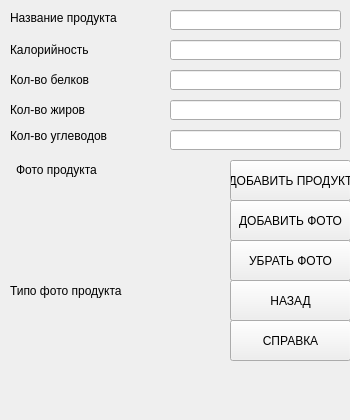
<?xml version="1.0" encoding="UTF-8"?>
<ui version="4.0">
 <class>Form</class>
 <widget class="QWidget" name="Form">
  <property name="geometry">
   <rect>
    <x>0</x>
    <y>0</y>
    <width>350</width>
    <height>420</height>
   </rect>
  </property>
  <property name="windowTitle">
   <string>Form</string>
  </property>
  <widget class="QPushButton" name="back">
   <property name="geometry">
    <rect>
     <x>230</x>
     <y>280</y>
     <width>121</width>
     <height>41</height>
    </rect>
   </property>
   <property name="text">
    <string>НАЗАД</string>
   </property>
  </widget>
  <widget class="QPushButton" name="ok">
   <property name="geometry">
    <rect>
     <x>230</x>
     <y>160</y>
     <width>121</width>
     <height>41</height>
    </rect>
   </property>
   <property name="text">
    <string>ДОБАВИТЬ ПРОДУКТ</string>
   </property>
  </widget>
  <widget class="QLineEdit" name="caloric_label">
   <property name="geometry">
    <rect>
     <x>170</x>
     <y>40</y>
     <width>171</width>
     <height>20</height>
    </rect>
   </property>
  </widget>
  <widget class="QLineEdit" name="food_label">
   <property name="geometry">
    <rect>
     <x>170</x>
     <y>10</y>
     <width>171</width>
     <height>20</height>
    </rect>
   </property>
  </widget>
  <widget class="QLineEdit" name="squirrels_label">
   <property name="geometry">
    <rect>
     <x>170</x>
     <y>70</y>
     <width>171</width>
     <height>20</height>
    </rect>
   </property>
  </widget>
  <widget class="QLineEdit" name="fats_label">
   <property name="geometry">
    <rect>
     <x>170</x>
     <y>100</y>
     <width>171</width>
     <height>20</height>
    </rect>
   </property>
  </widget>
  <widget class="QLineEdit" name="carbohydrates_label">
   <property name="geometry">
    <rect>
     <x>170</x>
     <y>130</y>
     <width>171</width>
     <height>20</height>
    </rect>
   </property>
  </widget>
  <widget class="QLabel" name="label">
   <property name="geometry">
    <rect>
     <x>10</x>
     <y>10</y>
     <width>121</width>
     <height>16</height>
    </rect>
   </property>
   <property name="text">
    <string>Название продукта</string>
   </property>
  </widget>
  <widget class="QLabel" name="label_2">
   <property name="geometry">
    <rect>
     <x>10</x>
     <y>40</y>
     <width>141</width>
     <height>20</height>
    </rect>
   </property>
   <property name="text">
    <string>Калорийность</string>
   </property>
  </widget>
  <widget class="QLabel" name="label_3">
   <property name="geometry">
    <rect>
     <x>10</x>
     <y>70</y>
     <width>141</width>
     <height>20</height>
    </rect>
   </property>
   <property name="text">
    <string>Кол-во белков</string>
   </property>
  </widget>
  <widget class="QLabel" name="label_4">
   <property name="geometry">
    <rect>
     <x>10</x>
     <y>100</y>
     <width>141</width>
     <height>20</height>
    </rect>
   </property>
   <property name="text">
    <string>Кол-во жиров</string>
   </property>
  </widget>
  <widget class="QLabel" name="label_5">
   <property name="geometry">
    <rect>
     <x>10</x>
     <y>120</y>
     <width>161</width>
     <height>31</height>
    </rect>
   </property>
   <property name="text">
    <string>Кол-во углеводов</string>
   </property>
  </widget>
  <widget class="QLabel" name="image_label">
   <property name="geometry">
    <rect>
     <x>10</x>
     <y>190</y>
     <width>201</width>
     <height>201</height>
    </rect>
   </property>
   <property name="text">
    <string>Типо фото продукта</string>
   </property>
  </widget>
  <widget class="QLabel" name="label_6">
   <property name="geometry">
    <rect>
     <x>16</x>
     <y>160</y>
     <width>101</width>
     <height>20</height>
    </rect>
   </property>
   <property name="text">
    <string>Фото продукта</string>
   </property>
  </widget>
  <widget class="QPushButton" name="add">
   <property name="geometry">
    <rect>
     <x>230</x>
     <y>200</y>
     <width>121</width>
     <height>41</height>
    </rect>
   </property>
   <property name="text">
    <string>ДОБАВИТЬ ФОТО</string>
   </property>
  </widget>
  <widget class="QPushButton" name="deleted">
   <property name="geometry">
    <rect>
     <x>230</x>
     <y>240</y>
     <width>121</width>
     <height>41</height>
    </rect>
   </property>
   <property name="text">
    <string>УБРАТЬ ФОТО</string>
   </property>
  </widget>
  <widget class="QPushButton" name="reference">
   <property name="geometry">
    <rect>
     <x>230</x>
     <y>320</y>
     <width>121</width>
     <height>41</height>
    </rect>
   </property>
   <property name="text">
    <string>СПРАВКА</string>
   </property>
  </widget>
 </widget>
 <resources/>
 <connections/>
</ui>
